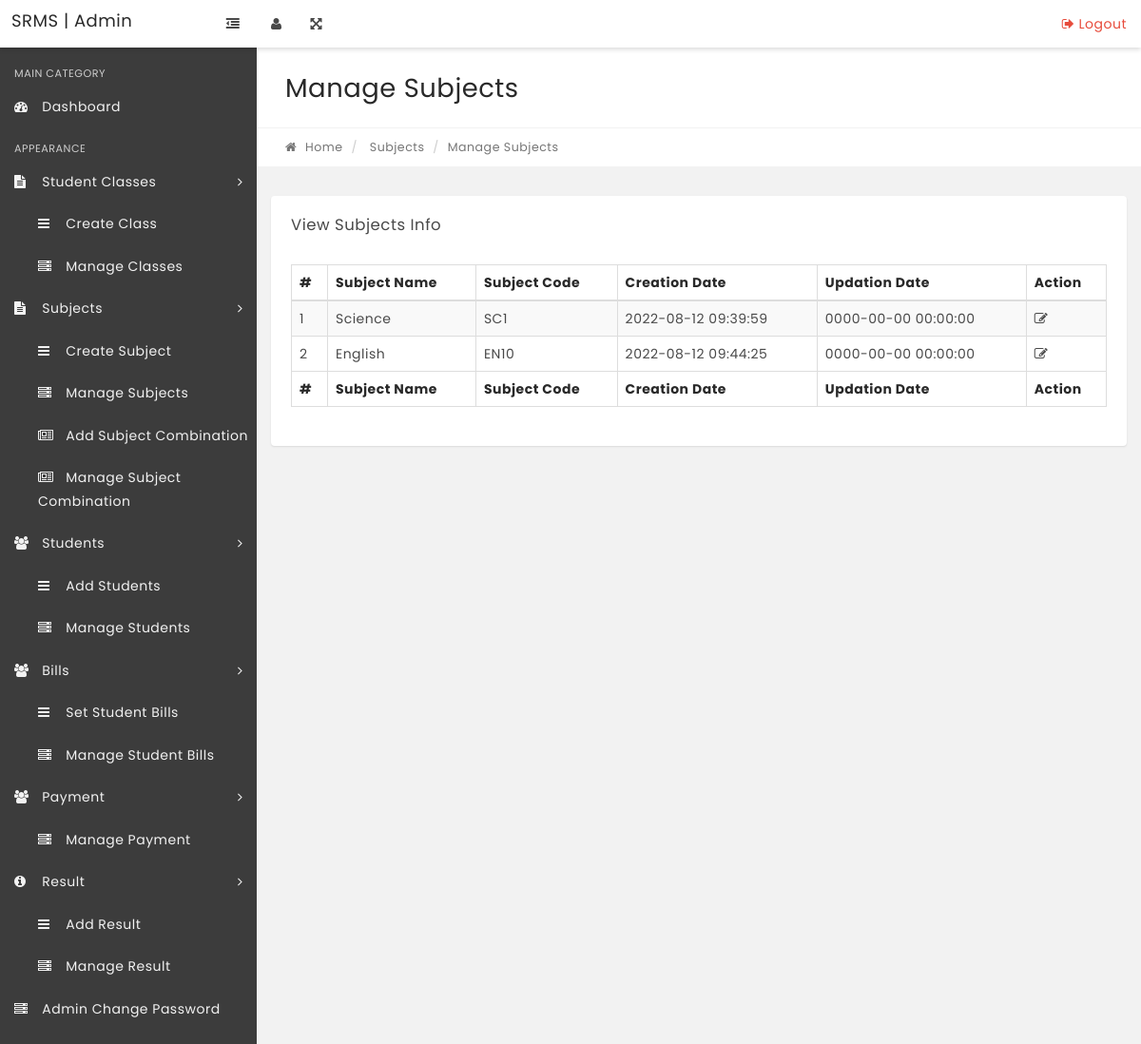
Page /manage-subjects.php on the committed database.
### tables this page shows
CREATE TABLE `tblsubjects` (
  `id` int(11) NOT NULL,
  `SubjectName` varchar(100) NOT NULL,
  `SubjectCode` varchar(100) NOT NULL,
  `Creationdate` timestamp NOT NULL DEFAULT current_timestamp(),
  `UpdationDate` timestamp NOT NULL DEFAULT '0000-00-00 00:00:00' ON UPDATE current_timestamp()
);

### manage-subjects.php (the view, shortened to what this page needs)
<?php
include('includes/config.php');
if(strlen($_SESSION['alogin'])=="")
    {
    header("Location: index.php");
    }
    else{
?>
<!DOCTYPE html>
<html lang="en">
    <head>
        <link rel="stylesheet" href="css/bootstrap.min.css" media="screen" >
        <link rel="stylesheet" href="css/font-awesome.min.css" media="screen" >
        <link rel="stylesheet" href="css/animate-css/animate.min.css" media="screen" >
        <link rel="stylesheet" href="css/lobipanel/lobipanel.min.css" media="screen" >
        <link rel="stylesheet" href="css/prism/prism.css" media="screen" >
        <link rel="stylesheet" type="text/css" href="js/DataTables/datatables.min.css"/>
        <link rel="stylesheet" href="css/main.css" media="screen" >
    </head>
    <body class="top-navbar-fixed">
        <div class="main-wrapper">
   <?php include('includes/topbar.php');?>
            <div class="content-wrapper">
                <div class="content-container">
<?php include('includes/leftbar.php');?>
                    <div class="main-page">
                        <div class="container-fluid">
                            <div class="row page-title-div">
                                <div class="col-md-6">
                                    <h2 class="title">Manage Subjects</h2>
                                </div>
                            </div>
                            <div class="row breadcrumb-div">
                                <div class="col-md-6">
                                    <ul class="breadcrumb">
            							<li><a href="dashboard.php"><i class="fa fa-home"></i> Home</a></li>
                                        <li> Subjects</li>
            							<li class="active">Manage Subjects</li>
            						</ul>
                                </div>
                            </div>
                        </div>
                        <section class="section">
                            <div class="container-fluid">
                                <div class="row">
                                    <div class="col-md-12">
                                        <div class="panel">
                                            <div class="panel-heading">
                                                <div class="panel-title">
                                                    <h5>View Subjects Info</h5>
                                                </div>
                                            </div>
                                            <div class="panel-body p-20">
                                                <table id="example" class="display table table-striped table-bordered" cellspacing="0" width="100%">
                                                    <thead>
                                                        <tr>
                                                            <th>#</th>
                                                            <th>Subject Name</th>
                                                            <th>Subject Code</th>
                                                            <th>Creation Date</th>
                                                            <th>Updation Date</th>
                                                            <th>Action</th>
                                                        </tr>
                                                    </thead>
                                                    <tfoot>
                                                        <tr>
                                                          <th>#</th>
                                                             <th>Subject Name</th>
                                                            <th>Subject Code</th>
                                                            <th>Creation Date</th>
                                                            <th>Updation Date</th>
                                                            <th>Action</th>
                                                        </tr>
                                                    </tfoot>
                                                    <tbody>
<?php $sql = "SELECT * from tblsubjects";
$query = $dbh->prepare($sql);
$query->execute();
$results=$query->fetchAll(PDO::FETCH_OBJ);
$cnt=1;
if($query->rowCount() > 0)
{
foreach($results as $result)
{   ?>
<tr>
 <td><?php echo htmlentities($cnt);?></td>
                                                            <td><?php echo htmlentities($result->SubjectName);?></td>
                                                            <td><?php echo htmlentities($result->SubjectCode);?></td>
                                                            <td><?php echo htmlentities($result->Creationdate);?></td>
                                                            <td><?php echo htmlentities($result->UpdationDate);?></td>
<td>
<a href="edit-subject.php?subjectid=<?php echo htmlentities($result->id);?>"><i class="fa fa-edit" title="Edit Record"></i> </a>
</td>
</tr>
<?php $cnt=$cnt+1;}} ?>
                                                    </tbody>
                                                </table>
                                            </div>
                                        </div>
                                    </div>
                                                </div>
                                            </div>
                                        </div>
                                    </div>
                                </div>
                            </div>
    </body>
</html>
<?php } ?>

### rows in the picture
tblsubjects: SubjectName "Science", SubjectCode "SC1", Creationdate "2022-08-12 09:39:59", UpdationDate "0000-00-00 00:00:00"
tblsubjects: SubjectName "English", SubjectCode "EN10", Creationdate "2022-08-12 09:44:25", UpdationDate "0000-00-00 00:00:00"
